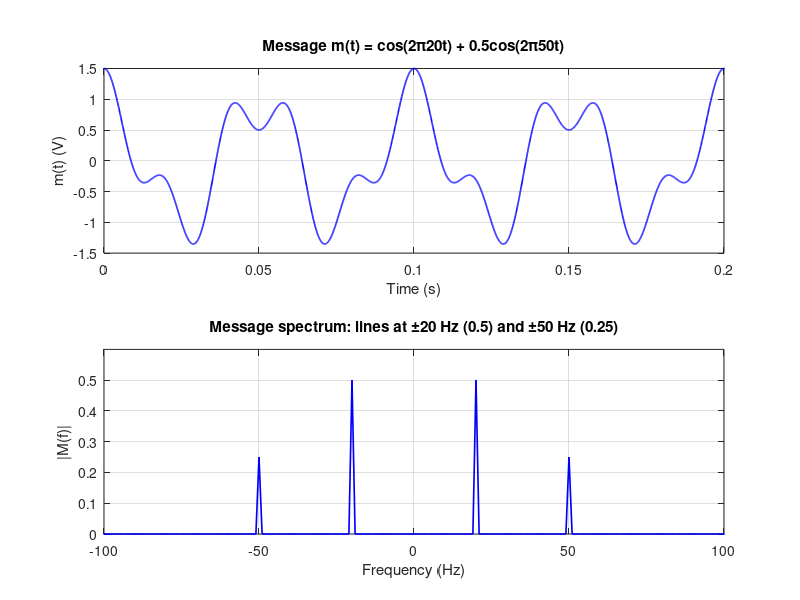
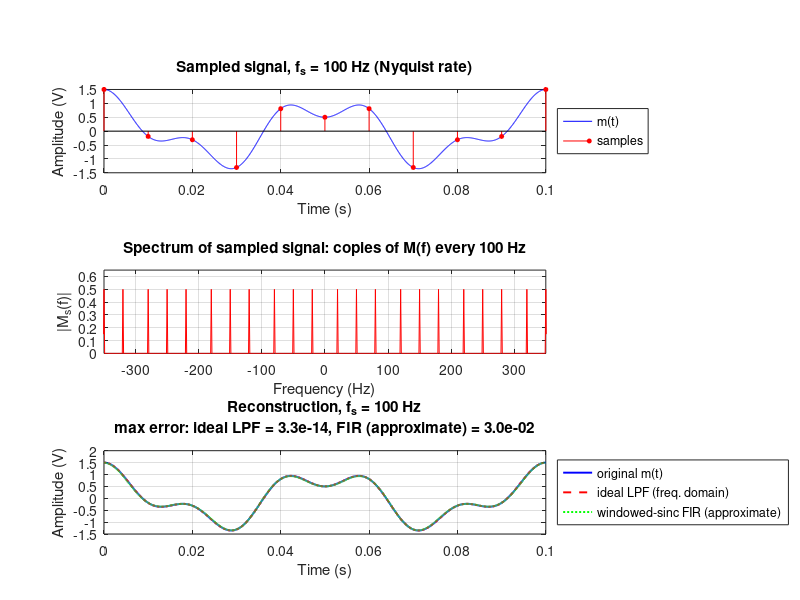
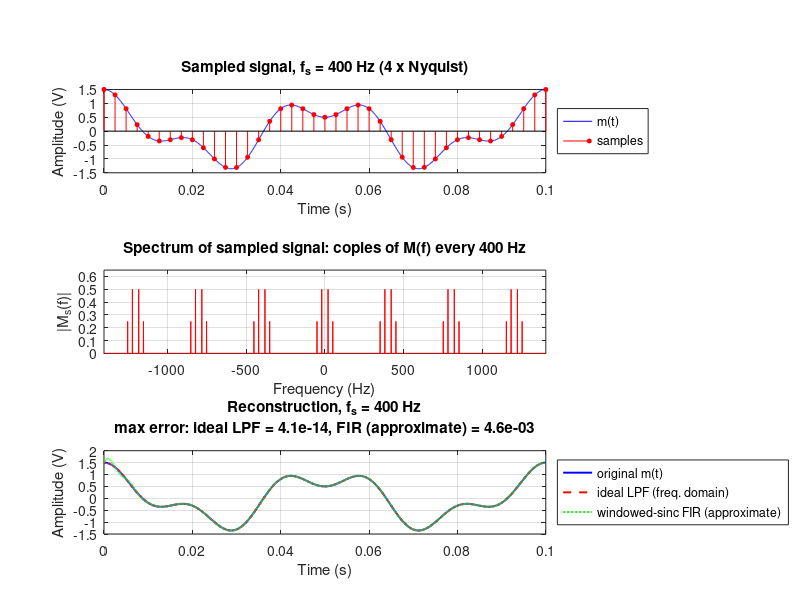
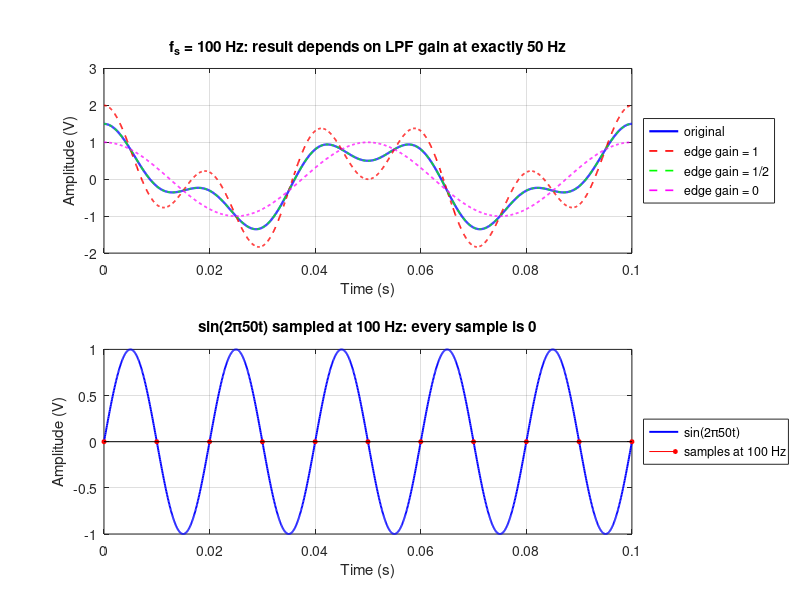

These figures' MATLAB source, in order:
%% ECE 351s - Digital Communication, Part A, Items 1-3
%  Sampling (Nyquist / 4x Nyquist), aliasing, natural & flat-top sampling
%  Works in Octave and MATLAB. No toolbox communication functions are used:
%  every block (sampler, ideal LPF, pulse train, equalizer) is built here
%  from basic theory.  Run the whole file; figures are also saved as PNGs
%  in a "figures" folder next to this script (relative path, no editing).

clear; close all; clc;
saveFigs = true;
set(0,'DefaultFigurePosition',[100 100 1150 780]);      % bigger figures so nothing is cramped
set(0,'DefaultFigurePaperPositionMode','auto');
% legends go OUTSIDE the axes (right side) so they never cover the curves
leg = @(varargin) legend(varargin{:},'Location','eastoutside');

%% ---------------------------------------------------------------------
%  0. SETUP: fake "continuous time" with a very fine grid
%  ---------------------------------------------------------------------
%  fsim = 16000 Hz and T = 1 s are chosen so that
%   * 16000 is divisible by 80, 100 and 400  -> every sampling rate is an
%     exact integer number of grid points (N = fsim/fs)
%   * 25 % of the 400 Hz period (2.5 ms) is exactly 10 grid points
%   * 1 s holds a whole number of cycles of 20 Hz and 50 Hz, so the FFT has
%     no leakage and 1 Hz resolution: every spectral line is a single bin
fsim = 16000;                         % fine grid rate [Hz]
T    = 1;                             % observation window [s]
L    = fsim*T;                        % number of grid points
t    = (0:L-1)/fsim;                  % time axis [s]
f    = -fsim/2 : 1/T : fsim/2-1/T;    % frequency axis [Hz], matches fftshift
W    = 50;                            % message bandwidth [Hz]
fNyq = 2*W;                           % Nyquist rate = 100 Hz

m = cos(2*pi*20*t) + 0.5*cos(2*pi*50*t);     % the message

% small helpers (anonymous functions so the file is MATLAB/Octave portable)
mysinc = @(x) (x==0) + (x~=0).*sin(pi*x)./(pi*x + (x==0));   % sin(pi x)/(pi x)
spec   = @(x) fftshift(fft(x))/length(x);    % centred spectrum, line height = Fourier coefficient
applyH = @(x,H) real(ifft(ifftshift(fftshift(fft(x)).*H)));  % filter in frequency domain
savefig_ = @(name) print('-dpng','-r110',fullfile('figures',[name '.png']));
if saveFigs && ~exist('figures','dir'), mkdir('figures'); end

% reusable measurement: height of the spectral line at frequency f0 [Hz]
lineAt = @(S,f0) abs(S(f==f0));

% ---- message and its spectrum ----
figure('Name','Message');
subplot(2,1,1); plot(t,m,'b','LineWidth',1.2); grid on; xlim([0 0.2]);
xlabel('Time (s)'); ylabel('m(t) (V)'); title('Message m(t) = cos(2\pi20t) + 0.5cos(2\pi50t)');
subplot(2,1,2); plot(f,abs(spec(m)),'b','LineWidth',1.2); grid on; xlim([-100 100]); ylim([0 0.6]);
xlabel('Frequency (Hz)'); ylabel('|M(f)|'); title('Message spectrum: lines at \pm20 Hz (0.5) and \pm50 Hz (0.25)');
if saveFigs, savefig_('00_message'); end

%% ---------------------------------------------------------------------
%  ITEM 1: sampling at Nyquist (100 Hz) and 4x Nyquist (400 Hz)
%  ---------------------------------------------------------------------
%  Ideal sampling = multiplying by an impulse train. On the fine grid we
%  keep every N-th point and set the others to zero ("zero-stuffing").
%  Theory:  Ms(f) = fs * sum_k M(f - k fs)   -> copies of M(f) at k*fs.
%  The zero-stuffed signal has spectrum (1/N)*sum_k M(f-k fs), so we
%  multiply its spectrum by N when plotting (copies then have the same
%  height as M(f)) and use gain N in the reconstruction LPF.
rates1 = [fNyq, 4*fNyq];
res1 = struct();
for i = 1:2
    fs = rates1(i);  N = fsim/fs;
    ms = zeros(size(m));  ms(1:N:end) = m(1:N:end);       % sampled signal
    Ms = N*spec(ms);                                       % spectrum with copies

    % ---- own ideal low-pass filter (frequency-domain brick wall, gain N)
    fc = fs/2;                                             % cutoff = fs/2
    if fs == fNyq
        H = N*((abs(f) <  fc) + 0.5*(abs(f) == fc));       % value 1/2 AT the edge (ideal-filter convention)
    else
        H = N*(abs(f) <= fc);
    end
    mr = applyH(ms,H);

    % ---- second, independent LPF: windowed-sinc FIR with conv (check)
    M_ = 400; n_ = -M_:M_;                                 % 801 taps
    h  = (2*fc/fsim)*mysinc(2*fc*n_/fsim) .* (0.54+0.46*cos(pi*n_/M_));  % Hamming window by hand
    h  = h/sum(h);                                         % unity DC gain
    mr_fir = N*conv(ms,h,'same');
    mid = 2*M_+1 : L-2*M_;                                 % ignore FIR edge transients
    res1(i).fs = fs;  res1(i).maxErr = max(abs(mr-m));
    res1(i).maxErrFIR = max(abs(mr_fir(mid)-m(mid)));

    figure('Name',sprintf('Item1 fs=%d',fs));
    tw = t<=0.1;
    subplot(3,1,1); plot(t(tw),m(tw),'b'); hold on;
    idx = find(ms~=0 & tw); stem(t(idx),ms(idx),'r','filled','MarkerSize',3);
    grid on; xlabel('Time (s)'); ylabel('Amplitude (V)'); leg('m(t)','samples');
    if fs==fNyq, lbl='Nyquist rate'; else, lbl='4 x Nyquist'; end
    title(sprintf('Sampled signal, f_s = %d Hz (%s)',fs,lbl));
    subplot(3,1,2); plot(f,abs(Ms),'r'); grid on;
    xlim([-3.5*fs 3.5*fs]); ylim([0 0.65]); xlabel('Frequency (Hz)'); ylabel('|M_s(f)|');
    title(sprintf('Spectrum of sampled signal: copies of M(f) every %d Hz',fs));
    subplot(3,1,3); plot(t(tw),m(tw),'b','LineWidth',1.4); hold on;
    plot(t(tw),mr(tw),'r--','LineWidth',1.4); plot(t(tw),mr_fir(tw),'g:','LineWidth',1.4);
    grid on; xlabel('Time (s)'); ylabel('Amplitude (V)');
    leg('original m(t)','ideal LPF (freq. domain)','windowed-sinc FIR (approximate)');
    title({sprintf('Reconstruction, f_s = %d Hz',fs), sprintf('max error: ideal LPF = %.1e, FIR (approximate) = %.1e',res1(i).maxErr,res1(i).maxErrFIR)});
    if saveFigs, savefig_(sprintf('01_item1_fs%d',fs)); end
end

% ---- The 50 Hz component EXACTLY at the Nyquist rate -------------------
%  Samples of 0.5cos(2*pi*50*t) at fs=100 are 0.5(-1)^n.  The 50 Hz line of
%  the base-band copy and of the neighbouring copy land on the SAME bin, and
%  the LPF edge sits exactly on that bin.  The result depends on the value
%  the "ideal" filter takes AT its edge: 1, 1/2, or 0.
fs = fNyq; N = fsim/fs;
ms = zeros(size(m)); ms(1:N:end) = m(1:N:end);
edgeGain = [1 0.5 0];
figure('Name','Item1 edge');
tw = t<=0.1; col = {'r','g','m'};
subplot(2,1,1); plot(t(tw),m(tw),'b','LineWidth',1.6); hold on;
for k = 1:3
    H  = N*((abs(f) < fs/2) + edgeGain(k)*(abs(f) == fs/2));
    mk = applyH(ms,H);
    A50(k) = 2*lineAt(spec(mk),50);                        % recovered amplitude of the 50 Hz cosine
    plot(t(tw),mk(tw),[col{k} '--'],'LineWidth',1.2);
end
grid on; xlabel('Time (s)'); ylabel('Amplitude (V)');
leg('original','edge gain = 1','edge gain = 1/2','edge gain = 0');
title('f_s = 100 Hz: result depends on LPF gain at exactly 50 Hz');

% sine of the same frequency: all its samples are (numerically) zero
msin   = sin(2*pi*50*t);
subplot(2,1,2); plot(t(tw),msin(tw),'b','LineWidth',1.4); hold on;
idxs = find(mod(0:L-1,N)==0 & t<=0.1);
stem(t(idxs),msin(idxs),'r','filled','MarkerSize',3);
grid on; xlabel('Time (s)'); ylabel('Amplitude (V)');
leg('sin(2\pi50t)','samples at 100 Hz');
title('sin(2\pi50t) sampled at 100 Hz: every sample is 0');
if saveFigs, savefig_('02_item1_nyquist_edge'); end
sineMaxSample = max(abs(msin(1:N:end)));

%% ---------------------------------------------------------------------
%  ITEM 2: sampling BELOW the Nyquist rate (fs = 80 Hz < 100 Hz)
%  ---------------------------------------------------------------------
%  80 Hz is still > 2*20, so the 20 Hz tone is sampled legally, but the
%  50 Hz tone is not:  a tone f0 reappears at |f0 - k fs|  ->  |50-80| = 30 Hz.
fs = 80; N = fsim/fs;
ms = zeros(size(m)); ms(1:N:end) = m(1:N:end);
Ms = N*spec(ms);
fc = 40;                                       % best LPF we can use: fs/2
mr = applyH(ms, N*(abs(f)<=fc));
Mr = spec(mr);
peaks = f(abs(Mr)>0.01 & f>0);                 % frequencies present after reconstruction
mAlias = cos(2*pi*20*t) + 0.5*cos(2*pi*30*t);  % what theory predicts we get
errAlias = max(abs(mr-mAlias));                % should be ~0: output IS the aliased signal
errAliasVsOrig = sqrt(mean((mr-m).^2));

figure('Name','Item2 aliasing');
subplot(3,1,1); plot(f,abs(Ms),'r'); hold on; grid on; xlim([-260 260]); ylim([0 0.65]);
yl = ylim; plot([fc fc],yl,'k:'); plot([-fc -fc],yl,'k:');
text(31,0.38,'\leftarrow alias','Color','m');
xlabel('Frequency (Hz)'); ylabel('|M_s(f)|');
title('f_s = 80 Hz < Nyquist: copies overlap, 50 Hz folds to 30 Hz');
subplot(3,1,2); plot(f,abs(Mr),'b'); grid on; xlim([-100 100]);
xlabel('Frequency (Hz)'); ylabel('|M_r(f)|');
title('Spectrum after ideal LPF (fc = 40 Hz): lines at 20 Hz and 30 Hz, none at 50 Hz');
subplot(3,1,3); tw = t<=0.2;
plot(t(tw),m(tw),'b','LineWidth',1.4); hold on; plot(t(tw),mr(tw),'r--','LineWidth',1.4);
grid on; xlabel('Time (s)'); ylabel('Amplitude (V)'); leg('original m(t)','reconstructed');
title(sprintf('Cannot be recovered: RMS error = %.3f V',errAliasVsOrig));
if saveFigs, savefig_('03_item2_aliasing'); end

%% ---------------------------------------------------------------------
%  ITEM 3: natural vs flat-top sampling, 25 % duty cycle, fs = 400 Hz
%  ---------------------------------------------------------------------
fs = 4*fNyq; N = fsim/fs; Ts = 1/fs;           % Ts = 2.5 ms, N = 40 grid points
d  = 0.25;  w = round(d*N);  tau = w/fsim;     % pulse = 10 points = 0.625 ms

% -- natural sampling: m(t) * p(t), p(t) = periodic pulse train
p      = double(mod(0:L-1,N) < w);
m_nat  = m .* p;
% -- flat-top: read m ONLY at the sampling instant, hold it for tau
m_flat = zeros(size(m));
for n = 0:fs*T-1
    m_flat(n*N+1 : n*N+w) = m(n*N+1);
end
S_nat  = spec(m_nat);   S_flat = spec(m_flat);

% -- recovery
H_lp    = (abs(f) <= fs/2);                         % ideal LPF, gain 1
mr_nat  = applyH(m_nat, H_lp/d);                    % natural: LPF + gain 1/d
mr_flat = applyH(m_flat,H_lp/d);                    % flat-top: same filter -> distorted
% equalizer: undo sinc(f*tau) magnitude (droop) and the tau/2 hold delay
delay   = (w-1)/(2*fsim);                           % centre of a w-point hold on the grid
Heq     = zeros(size(f)); in = abs(f)<=W;
Heq(in) = exp(1j*2*pi*f(in)*delay) ./ (d*mysinc(f(in)*tau));
mr_eq   = applyH(m_flat,Heq);
% flat-top without equalizer: remove only the delay so the comparison is fair
Hd      = zeros(size(f)); Hd(in) = exp(1j*2*pi*f(in)*delay)/d;
mr_flat_d = applyH(m_flat,Hd);

% -- aperture-effect numbers at the band edge
droop50   = mysinc(W*tau);        droop50dB = 20*log10(droop50);
droop20   = mysinc(20*tau);
boost50dB = -droop50dB;
droopFull = mysinc(W*Ts);         droopFulldB = 20*log10(droopFull);  % 100 % duty, for context
ratio20 = lineAt(S_flat,20)/lineAt(S_nat,20);
ratio50 = lineAt(S_flat,50)/lineAt(S_nat,50);

figure('Name','Item3 time');
tw = t<=0.008;
subplot(2,1,1); plot(t(tw),m(tw),'b'); hold on; stairs(t(tw),m_nat(tw),'r','LineWidth',1.1);
grid on; xlabel('Time (s)'); ylabel('Amplitude (V)'); leg('m(t)','natural sampled');
title('Natural sampling (25 % duty, f_s = 400 Hz): pulse tops follow m(t)');
subplot(2,1,2); plot(t(tw),m(tw),'b'); hold on; stairs(t(tw),m_flat(tw),'r','LineWidth',1.1);
grid on; xlabel('Time (s)'); ylabel('Amplitude (V)'); leg('m(t)','flat-top sampled');
title('Flat-top sampling: pulse tops are constant');
if saveFigs, savefig_('04_item3_time'); end

figure('Name','Item3 spectra');
env = 0.5*d*abs(mysinc(f*tau));                     % sinc envelope for the 20 Hz lines
subplot(2,1,1); plot(f,abs(S_nat),'r'); hold on; plot(f,env,'k--'); grid on; xlim([-2000 2000]); ylim([0 0.15]);
xlabel('Frequency (Hz)'); ylabel('|S(f)|'); leg('natural','envelope d\cdot sinc(f\tau)\cdot0.5');
title('Natural: each copy is an undistorted, constant-scaled copy of M(f)');
subplot(2,1,2); plot(f,abs(S_flat),'r'); hold on; plot(f,env,'k--'); grid on; xlim([-2000 2000]); ylim([0 0.15]);
xlabel('Frequency (Hz)'); ylabel('|S(f)|'); leg('flat-top','envelope d\cdot sinc(f\tau)\cdot0.5');
title('Flat-top: every copy (including base-band) is multiplied by sinc(f\tau)');
if saveFigs, savefig_('05_item3_spectra'); end

figure('Name','Item3 recovery','Position',[50 30 1250 900]);   % wider/taller so titles, legends and labels fit
tw = t<=0.1;
subplot('Position',[0.10 0.72 0.60 0.20]); plot(t(tw),m(tw),'b','LineWidth',1.6); hold on;
plot(t(tw),mr_nat(tw),'r--','LineWidth',1.2); plot(t(tw),mr_flat_d(tw),'g--','LineWidth',1.2);
plot(t(tw),mr_eq(tw),'m:','LineWidth',1.6);
grid on; xlabel('Time (s)'); ylabel('Amplitude (V)');
leg('original','natural + LPF','flat-top + LPF (no equalizer)','flat-top + LPF + equalizer');
title({'Recovery from natural and flat-top samples','(curves overlap: the effect is small)'});
% error panel: difference from the original, so the equalizer's benefit is visible
subplot('Position',[0.10 0.40 0.60 0.20]);
plot(t(tw),mr_nat(tw)-m(tw),'r','LineWidth',1.2); hold on;
plot(t(tw),mr_flat_d(tw)-m(tw),'g','LineWidth',1.2);
plot(t(tw),mr_eq(tw)-m(tw),'m','LineWidth',1.2);
grid on; xlabel('Time (s)'); ylabel('Error (V)');
leg('natural + LPF','flat-top, no equalizer','flat-top + equalizer');
title('Recovery error (reconstructed - original)');
subplot('Position',[0.10 0.08 0.60 0.20]); ff = 0:1:W;
plot(ff,20*log10(mysinc(ff*tau)),'r','LineWidth',1.4); hold on;
plot(ff,-20*log10(mysinc(ff*tau)),'g','LineWidth',1.4); grid on;
xlabel('Frequency (Hz)'); ylabel('Gain (dB)'); leg('aperture droop','equalizer 1/sinc(f\tau)');
title(sprintf('Aperture effect inside the band: %.4f dB droop at 50 Hz',droop50dB));
if saveFigs, savefig_('06_item3_recovery'); end

%% ---------------------------------------------------------------------
%  NUMBERS FOR THE SUMMARY TABLE
%  ---------------------------------------------------------------------
rms_ = @(x) sqrt(mean(x.^2));
fprintf('\n================ RESULTS (Digital Part A, items 1-3) ================\n');
fprintf('Nyquist rate = %d Hz ; 4x Nyquist = %d Hz\n',fNyq,4*fNyq);
fprintf('[Item 1] fs=100: max |recon-m| (ideal LPF, edge gain 1/2) = %.2e ; FIR check = %.2e\n',res1(1).maxErr,res1(1).maxErrFIR);
fprintf('[Item 1] fs=400: max |recon-m| (ideal LPF) = %.2e ; FIR check = %.2e\n',res1(2).maxErr,res1(2).maxErrFIR);
fprintf('[Item 1] fs=100, recovered 50 Hz amplitude for edge gain 1 / 0.5 / 0 = %.3f / %.3f / %.3f (true 0.5)\n',A50);
fprintf('[Item 1] sin(2pi50t) sampled at 100 Hz: max |sample| = %.1e (all zero)\n',sineMaxSample);
fprintf('[Item 2] fs=80: components after LPF at (Hz): %s ; RMS error vs original = %.3f V\n',mat2str(peaks),errAliasVsOrig);
fprintf('[Item 2] max |recon - (cos20 + 0.5cos30)| = %.2e  (output is exactly the aliased signal)\n',errAlias);
fprintf('[Item 3] Ts = %.3f ms, tau = %.4f ms (duty %.0f%%)\n',Ts*1e3,tau*1e3,d*100);
fprintf('[Item 3] sinc(50*tau) = %.5f -> droop %.4f dB (%.3f %%) ; sinc(20*tau) = %.5f\n',droop50,droop50dB,(1-droop50)*100,droop20);
fprintf('[Item 3] measured flat/natural line ratio: 20 Hz = %.5f, 50 Hz = %.5f (theory %.5f, %.5f)\n',ratio20,ratio50,droop20,droop50);
fprintf('[Item 3] equalizer boost needed at 50 Hz = +%.4f dB\n',boost50dB);
fprintf('[Item 3] for comparison, 100%% duty (tau=Ts): sinc(50*Ts) = %.4f -> %.3f dB\n',droopFull,droopFulldB);
fprintf('[Item 3] RMS recovery error: natural = %.2e ; flat (no eq) = %.2e ; flat + eq = %.2e\n',rms_(mr_nat-m),rms_(mr_flat_d-m),rms_(mr_eq-m));
fprintf('=====================================================================\n');
